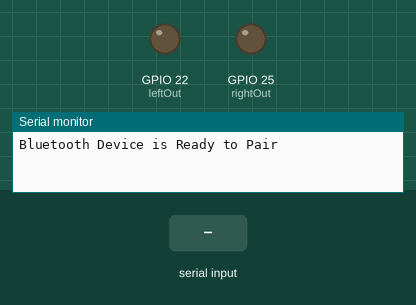
Simulated run of this sketch. Board: ESP32. On the bench: output pins drawn as LEDs (lit = HIGH), the last lines printed to the serial monitor. The inputs (shaded band) are chosen by the test bench. Nothing arrives over Bluetooth unless stated.

Above: at 1.2 s.
1.3 s: "h" received over the second serial link
At 1.8 s:
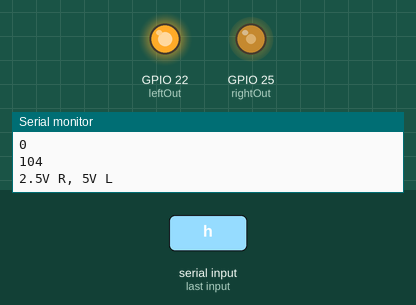
2.8 s: "3" received over the second serial link
At 4.0 s:
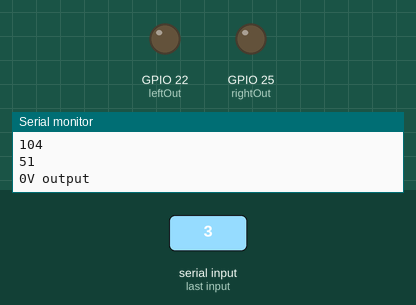
4.3 s: "6" received over the second serial link
At 5.3 s:
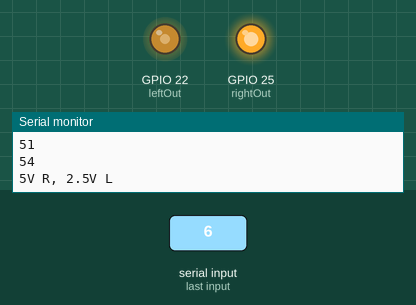
5.8 s: "2" received over the second serial link
At 6.5 s:
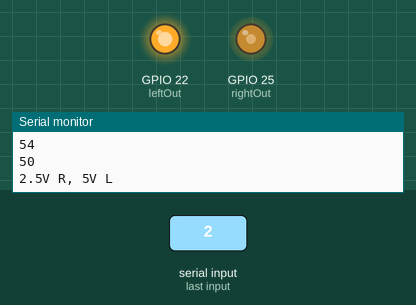
Timing chart, 0 to 8.3 s (numbered marks = the images above; inputs shaded):
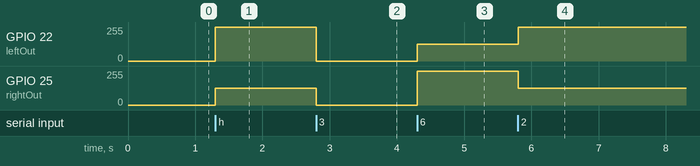

Measured:
- after the input at 1.3 s, GPIO 22 (leftOut): 0/255 → 255/255 at once; GPIO 25 (rightOut): 0/255 → 126/255 at once
- after the input at 2.8 s, GPIO 22 (leftOut): 255/255 → 0/255 at once; GPIO 25 (rightOut): 126/255 → 0/255 at once
- after the input at 4.3 s, GPIO 22 (leftOut): 0/255 → 126/255 at once; GPIO 25 (rightOut): 0/255 → 255/255 at once
- after the input at 5.8 s, GPIO 22 (leftOut): 126/255 → 255/255 at once; GPIO 25 (rightOut): 255/255 → 126/255 at once

The sketch:

car_remote.ino
```cpp
#include "BluetoothSerial.h" //Header File for Serial Bluetooth, will be added by default into Arduino
#include "Arduino.h"

BluetoothSerial ESP_BT; //Object for Bluetooth

int incoming;
String directions[4] = {"Up","Down","Right", "Left"};
int rightOut = 25;
int leftOut = 22;
int prev = 0;

String comprehend(int bluetooth_signal){
  return directions[bluetooth_signal - 51];
}

void process(int ti, int t){
  double rightVolts = 0;
  double leftVolts = 0;
  Serial.println(ti);
  Serial.println(t);
  if (ti == t){
    if (t == 51){
      Serial.println("5V R, 5V L");
      rightVolts = 255;
      leftVolts = 255;
    }
    else if (t == 53){
      Serial.println("5V R");
      rightVolts = 255;
    }
    else if (t == 54){
      Serial.println("5V L");
      leftVolts = 255;
    }
  }
  else{
    if (t + ti == 104){
      Serial.println("2.5V R, 5V L");
      rightVolts = 126;
      leftVolts = 255;
    }
    else if (t + ti == 105){
      Serial.println("5V R, 2.5V L");
      rightVolts = 255;
      leftVolts = 126;
    }
    else{
      Serial.println("0V output");
    }
  }
  ledcWrite(1, rightVolts);
  ledcWrite(2, leftVolts);
  // dacWrite(25,rightVolts);
}

void setup() {

  ledcAttachPin(rightOut, 1); //Initialize output pins
  ledcAttachPin(leftOut, 2);

  ledcSetup(1, 0.000005, 8); // 12 kHz PWM, 8-bit resolution
  ledcSetup(2, 0.000005, 8);

  Serial.begin(115200); //Start Serial monitor in 115200
  ESP_BT.begin("ESP32"); //Name of your Bluetooth Signal
  Serial.println("Bluetooth Device is Ready to Pair");

}

void loop() {

  if (ESP_BT.available()) //Check if we receive anything from Bluetooth
  {
    incoming = ESP_BT.read(); //Read what we receive
    Serial.print("Received:"); Serial.println(comprehend(incoming));
    if (comprehend(incoming) == "Down"){
      incoming = 0;
    }
    process(prev,incoming);
    prev = incoming;
  }
  delay(5);
}
```
